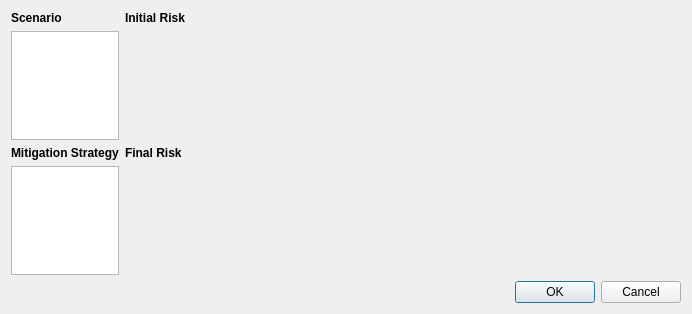
<?xml version="1.0" encoding="UTF-8"?>
<ui version="4.0">
 <class>RiskAssessmentDialog</class>
 <widget class="QDialog" name="RiskAssessmentDialog">
  <property name="geometry">
   <rect>
    <x>0</x>
    <y>0</y>
    <width>674</width>
    <height>314</height>
   </rect>
  </property>
  <property name="windowTitle">
   <string>Dialog</string>
  </property>
  <layout class="QVBoxLayout" name="verticalLayout">
   <item>
    <layout class="QGridLayout" name="gridLayout">
     <item row="0" column="2">
      <widget class="QLabel" name="label_2">
       <property name="sizePolicy">
        <sizepolicy hsizetype="Preferred" vsizetype="Minimum">
         <horstretch>0</horstretch>
         <verstretch>0</verstretch>
        </sizepolicy>
       </property>
       <property name="font">
        <font>
         <weight>75</weight>
         <bold>true</bold>
        </font>
       </property>
       <property name="text">
        <string>Initial Risk</string>
       </property>
      </widget>
     </item>
     <item row="1" column="2">
      <widget class="QWidget" name="initialRiskTable" native="true"/>
     </item>
     <item row="3" column="2">
      <widget class="QWidget" name="finalRiskTable" native="true">
       <property name="sizePolicy">
        <sizepolicy hsizetype="Fixed" vsizetype="Preferred">
         <horstretch>0</horstretch>
         <verstretch>0</verstretch>
        </sizepolicy>
       </property>
       <property name="minimumSize">
        <size>
         <width>556</width>
         <height>0</height>
        </size>
       </property>
      </widget>
     </item>
     <item row="2" column="2">
      <widget class="QLabel" name="label_3">
       <property name="sizePolicy">
        <sizepolicy hsizetype="Preferred" vsizetype="Minimum">
         <horstretch>0</horstretch>
         <verstretch>0</verstretch>
        </sizepolicy>
       </property>
       <property name="font">
        <font>
         <weight>75</weight>
         <bold>true</bold>
        </font>
       </property>
       <property name="text">
        <string>Final Risk</string>
       </property>
      </widget>
     </item>
     <item row="3" column="1">
      <widget class="QPlainTextEdit" name="mitigationStrategyTextEdit">
       <property name="sizePolicy">
        <sizepolicy hsizetype="Expanding" vsizetype="Expanding">
         <horstretch>0</horstretch>
         <verstretch>0</verstretch>
        </sizepolicy>
       </property>
      </widget>
     </item>
     <item row="2" column="1">
      <widget class="QLabel" name="label_4">
       <property name="sizePolicy">
        <sizepolicy hsizetype="Preferred" vsizetype="Minimum">
         <horstretch>0</horstretch>
         <verstretch>0</verstretch>
        </sizepolicy>
       </property>
       <property name="font">
        <font>
         <weight>75</weight>
         <bold>true</bold>
        </font>
       </property>
       <property name="text">
        <string>Mitigation Strategy</string>
       </property>
      </widget>
     </item>
     <item row="0" column="1">
      <widget class="QLabel" name="label">
       <property name="sizePolicy">
        <sizepolicy hsizetype="Preferred" vsizetype="Minimum">
         <horstretch>0</horstretch>
         <verstretch>0</verstretch>
        </sizepolicy>
       </property>
       <property name="font">
        <font>
         <weight>75</weight>
         <bold>true</bold>
        </font>
       </property>
       <property name="text">
        <string>Scenario</string>
       </property>
      </widget>
     </item>
     <item row="1" column="1">
      <widget class="QPlainTextEdit" name="scenarioTextEdit">
       <property name="sizePolicy">
        <sizepolicy hsizetype="Expanding" vsizetype="Expanding">
         <horstretch>0</horstretch>
         <verstretch>0</verstretch>
        </sizepolicy>
       </property>
      </widget>
     </item>
    </layout>
   </item>
   <item>
    <widget class="QDialogButtonBox" name="buttonBox">
     <property name="orientation">
      <enum>Qt::Horizontal</enum>
     </property>
     <property name="standardButtons">
      <set>QDialogButtonBox::Cancel|QDialogButtonBox::Ok</set>
     </property>
    </widget>
   </item>
  </layout>
 </widget>
 <resources/>
 <connections>
  <connection>
   <sender>buttonBox</sender>
   <signal>accepted()</signal>
   <receiver>RiskAssessmentDialog</receiver>
   <slot>accept()</slot>
   <hints>
    <hint type="sourcelabel">
     <x>248</x>
     <y>254</y>
    </hint>
    <hint type="destinationlabel">
     <x>157</x>
     <y>274</y>
    </hint>
   </hints>
  </connection>
  <connection>
   <sender>buttonBox</sender>
   <signal>rejected()</signal>
   <receiver>RiskAssessmentDialog</receiver>
   <slot>reject()</slot>
   <hints>
    <hint type="sourcelabel">
     <x>316</x>
     <y>260</y>
    </hint>
    <hint type="destinationlabel">
     <x>286</x>
     <y>274</y>
    </hint>
   </hints>
  </connection>
 </connections>
</ui>
